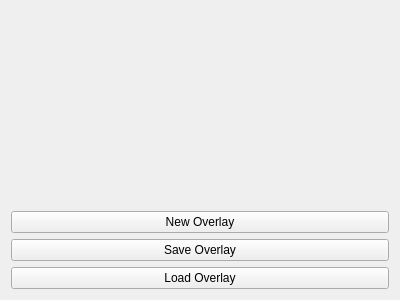
<?xml version="1.0" encoding="UTF-8"?>
<ui version="4.0">
 <class>MainWindow</class>
 <widget class="QMainWindow" name="MainWindow">
  <property name="geometry">
   <rect>
    <x>0</x>
    <y>0</y>
    <width>400</width>
    <height>300</height>
   </rect>
  </property>
  <property name="windowTitle">
   <string>RetroArchOverlayEditor</string>
  </property>
  <widget class="QWidget" name="centralWidget">
   <layout class="QVBoxLayout" name="verticalLayout">
    <item>
     <widget class="OverlayDisplay" name="framebuffer">
      <property name="sizePolicy">
       <sizepolicy hsizetype="Preferred" vsizetype="Preferred">
        <horstretch>0</horstretch>
        <verstretch>0</verstretch>
       </sizepolicy>
      </property>
      <property name="text">
       <string/>
      </property>
      <property name="alignment">
       <set>Qt::AlignCenter</set>
      </property>
     </widget>
    </item>
    <item>
     <widget class="QPushButton" name="pushButton">
      <property name="text">
       <string>New Overlay</string>
      </property>
     </widget>
    </item>
    <item>
     <widget class="QPushButton" name="saveOverlay">
      <property name="text">
       <string>Save Overlay</string>
      </property>
     </widget>
    </item>
    <item>
     <widget class="QPushButton" name="loadOverlay">
      <property name="text">
       <string>Load Overlay</string>
      </property>
     </widget>
    </item>
   </layout>
  </widget>
 </widget>
 <layoutdefault spacing="6" margin="11"/>
 <customwidgets>
  <customwidget>
   <class>OverlayDisplay</class>
   <extends>QLabel</extends>
   <header>overlaydisplay.h</header>
  </customwidget>
 </customwidgets>
 <resources/>
 <connections/>
</ui>
